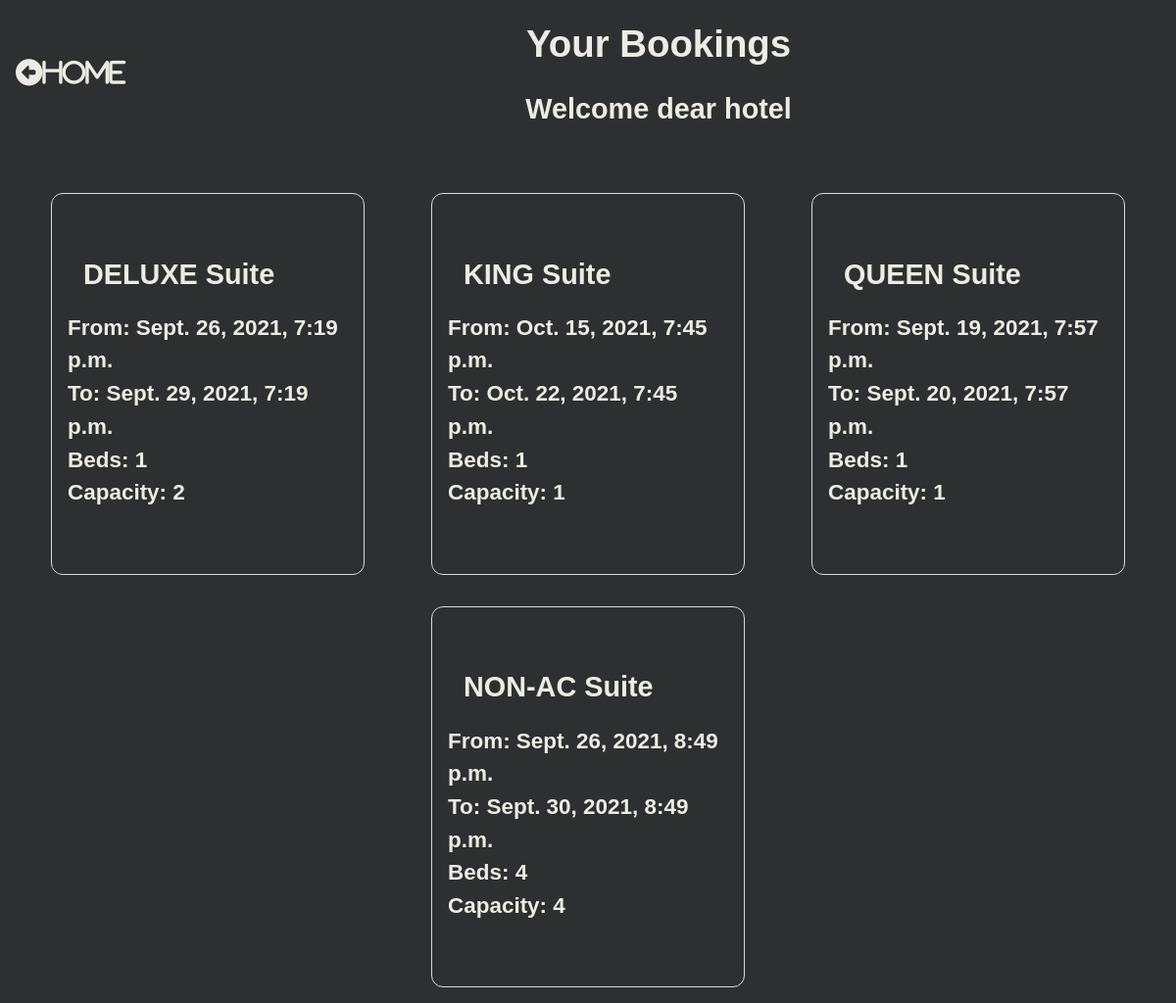
Screenshot of /booking_list/ (signed in) with the database file from the repository.
### hotel/models.py (models this page shows, shortened)
class Booking(models.Model):
	user=models.ForeignKey(settings.AUTH_USER_MODEL,on_delete=models.CASCADE)
	room=models.ForeignKey(Room,on_delete=models.CASCADE)
	check_in=models.DateTimeField()
	check_out=models.DateTimeField()
	def get_room_category(self):
		room_categories = dict(self.room.ROOM_CATEGORIES)
		room_category = room_categories.get(self.room.category)
		return room_category
	def get_cancel_booking_url(self):
		return reverse_lazy('hotel:CancelBookingView', args=[self.pk,])

class Room(models.Model):
	ROOM_CATEGORIES=(
		('YAC','AC'),
		('NAC','NON-AC'),
		('DEL','DELUXE'),
		('KIN','KING'),
		('QUE','QUEEN'),
		)
	number = models.IntegerField()
	category = models.CharField(max_length=3, choices=ROOM_CATEGORIES)
	beds = models.IntegerField()
	capacity = models.IntegerField()

### hotel/views.py (the view)
# urls.py: path('booking_list/', BookingListView.as_view(), name='BookingListView'),
class BookingListView(ListView):
    template_name = 'booking_list.html'
    model=Booking
    def get_queryset(self, *args, **kwargs):
        if self.request.user.is_staff:
                booking_list=Booking.objects.all()
                return booking_list
        else:
            booking_list=Booking.objects.filter(user=self.request.user)
            return booking_list

### templates/booking_list.html (shortened to what this page needs)
{% load static %}
<!DOCTYPE html>
<html lang="en">
<head>
    <link rel="stylesheet" href="{% static 'hotel/css/booking_list_view.css' %}">
</head>
<body>
    <div class="content">
        <div class="header">
            <div class="headings">
                <h1>Your Bookings</h1>
                <h2>Welcome dear {{user}}</h2>
            </div>
            <div class="home">
                <div class="home">
                    <a href="{% url 'hotel:RoomListView' %}"><i class="fas fa-arrow-alt-circle-left">Home</i></a>
                </div>
            </div>
        </div>
        <div class="bookings">
            {% for booking in booking_list %}
            <div class="booking">
                <div class="category">
                    <h2>{{booking.get_room_category}} Suite</h2>
                </div>
                <div class="from">
                    <h3>From: {{booking.check_in}}</h3>
                </div>
                <div class="to">
                    <h3>To: {{booking.check_out}}</h3>
                </div>
                <div class="beds">
                    <h3>Beds: {{booking.room.beds}}</h3>
                </div>
                <div class="capacity">
                    <h3>Capacity: {{booking.room.capacity}}</h3>
                </div>
                <div class="cancel"><a href="{{booking.get_cancel_booking_url}}" class="invisible"></a></div>
            </div>
            {% endfor %}
        </div>
</body>
</html>

### static/hotel/css/booking_list_view.css (style rules this page uses)
* { padding:0; margin:0; box-sizing: border-box; }
body { font-family: sans-serif; background-color: rgb(46, 47, 48); color: rgb(236, 235, 228); line-height: 1.5; font-size: 1.2rem; text-align: center; }
.content { display: flex; flex-direction: column; }
.header { flex: 1; display: flex; flex-flow: row-reverse wrap; justify-content: space-evenly; align-items: center; }
.headings { flex:1.5; }
.home { flex:0.1; }
.bookings { margin-top: 2rem; flex:1; display: flex; flex-direction: row; flex-wrap: wrap; justify-content: space-evenly; }
.booking { flex:1; max-width:20vw; min-width: 20rem; text-align: left; border: 1px solid #dbdbdb; padding:1rem; border-radius: 0.75rem; margin:1rem; }
a i { margin: 1rem; color:rgb(236, 235, 228); text-decoration: none; }
.home a i { font-size: 1.7rem; }
h1,h2 { margin:1rem; }

### rows the page displays
Booking: get_room_category "DELUXE", check_in "Sept. 26, 2021, 7:19 p.m.", check_out "Sept. 29, 2021, 7:19 p.m.", room.beds "1", room.capacity "2"
Booking: get_room_category "KING", check_in "Oct. 15, 2021, 7:45 p.m.", check_out "Oct. 22, 2021, 7:45 p.m.", room.beds "1", room.capacity "1"
Booking: get_room_category "QUEEN", check_in "Sept. 19, 2021, 7:57 p.m.", check_out "Sept. 20, 2021, 7:57 p.m.", room.beds "1", room.capacity "1"
Booking: get_room_category "NON-AC", check_in "Sept. 26, 2021, 8:49 p.m.", check_out "Sept. 30, 2021, 8:49 p.m.", room.beds "4", room.capacity "4"

### other values shown
{{ user }} "hotel"
